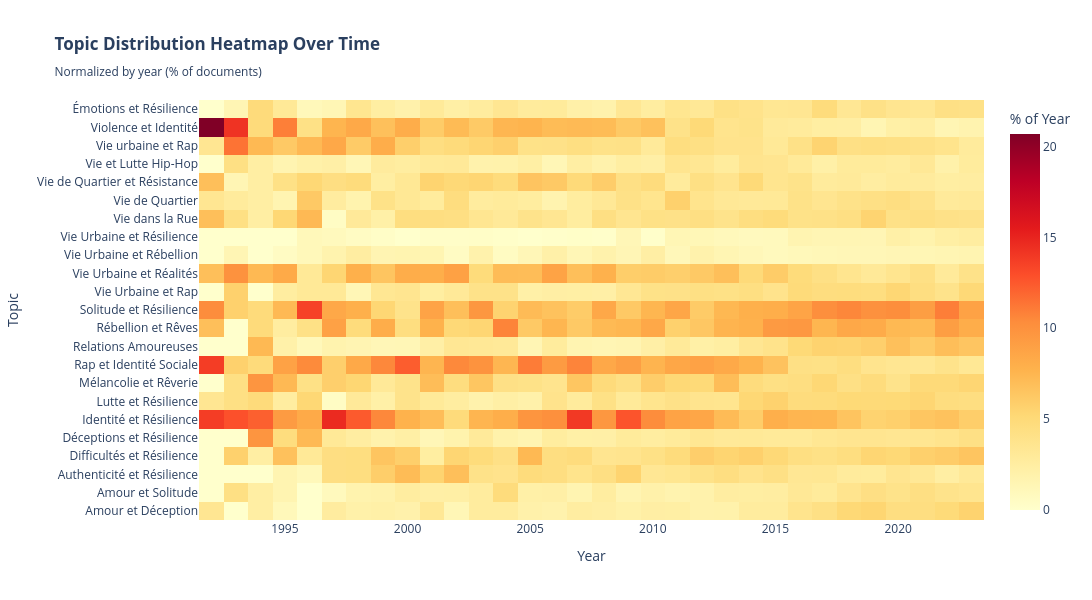

Write notebook code for a chart like this one.
### Code cell
print("\n" + "=" * 80)
print("VISUALIZATION 2: HEATMAP OF TOPIC INTENSITY OVER TIME")
print("=" * 80)

# 2. Heatmap - Topics × Years with intensity
pivot_data = temporal_df.pivot_table(
    values='Count', 
    index='Label', 
    columns='Year', 
    aggfunc='sum',
    fill_value=0
)

# Normalize by year to see relative importance
pivot_normalized = pivot_data.div(pivot_data.sum(axis=0), axis=1) * 100

fig2 = go.Figure(data=go.Heatmap(
    z=pivot_normalized.values,
    x=pivot_normalized.columns,
    y=pivot_normalized.index,
    colorscale='YlOrRd',
    colorbar=dict(title='% of Year')
))

fig2.update_layout(
    title="<b>Topic Distribution Heatmap Over Time</b><br><sub>Normalized by year (% of documents)</sub>",
    xaxis_title="Year",
    yaxis_title="Topic",
    height=600,
    width=1200,
    template="plotly_white"
)

fig2.write_html("songs_viz_02_heatmap_topics_years.html")
print("✓ Saved: viz_02_heatmap_topics_years.html")

fig2

### Figure 1 — Plotly figure (JSON) as saved in the notebook; plotly's stock layout.template omitted (floating-point values rounded to 4 significant figures; data arrays with more than 128 entries replaced by an {"elided": "..."} marker saying what was removed)
{"data": [{"colorbar": {"title": {"text": "% of Year"}}, "colorscale": [[0, "rgb(255,255,204)"], [0.125, "rgb(255,237,160)"], [0.25, "rgb(254,217,118)"], [0.375, "rgb(254,178,76)"], [0.5, "rgb(253,141,60)"], [0.625, "rgb(252,78,42)"], [0.75, "rgb(227,26,28)"], [0.875, "rgb(189,0,38)"], [1, "rgb(128,0,38)"]], "type": "heatmap", "x": [1992, 1993, 1994, 1995, 1996, 1997, 1998, 1999, 2000, 2001, 2002, 2003, 2004, 2005, 2006, 2007, 2008, 2009, 2010, 2011, 2012, 2013, 2014, 2015, 2016, 2017, 2018, 2019, 2020, 2021, 2022, 2023], "y": ["Amour et Déception", "Amour et Solitude", "Authenticité et Résilience", "Difficultés et Résilience", "Déceptions et Résilience", "Identité et Résilience", "Lutte et Résilience", "Mélancolie et Rêverie", "Rap et Identité Sociale", "Relations Amoureuses", "Rébellion et Rêves", "Solitude et Résilience", "Vie Urbaine et Rap", "Vie Urbaine et Réalités", "Vie Urbaine et Rébellion", "Vie Urbaine et Résilience", "Vie dans la Rue", "Vie de Quartier", "Vie de Quartier et Résistance", "Vie et Lutte Hip-Hop", "Vie urbaine et Rap", "Violence et Identité", "Émotions et Résilience"], "z": {"elided": "23x32 float values"}}], "layout": {"height": 600, "title": {"text": "<b>Topic Distribution Heatmap Over Time</b><br><sub>Normalized by year (% of documents)</sub>"}, "width": 1200, "xaxis": {"title": {"text": "Year"}}, "yaxis": {"title": {"text": "Topic"}}}}
